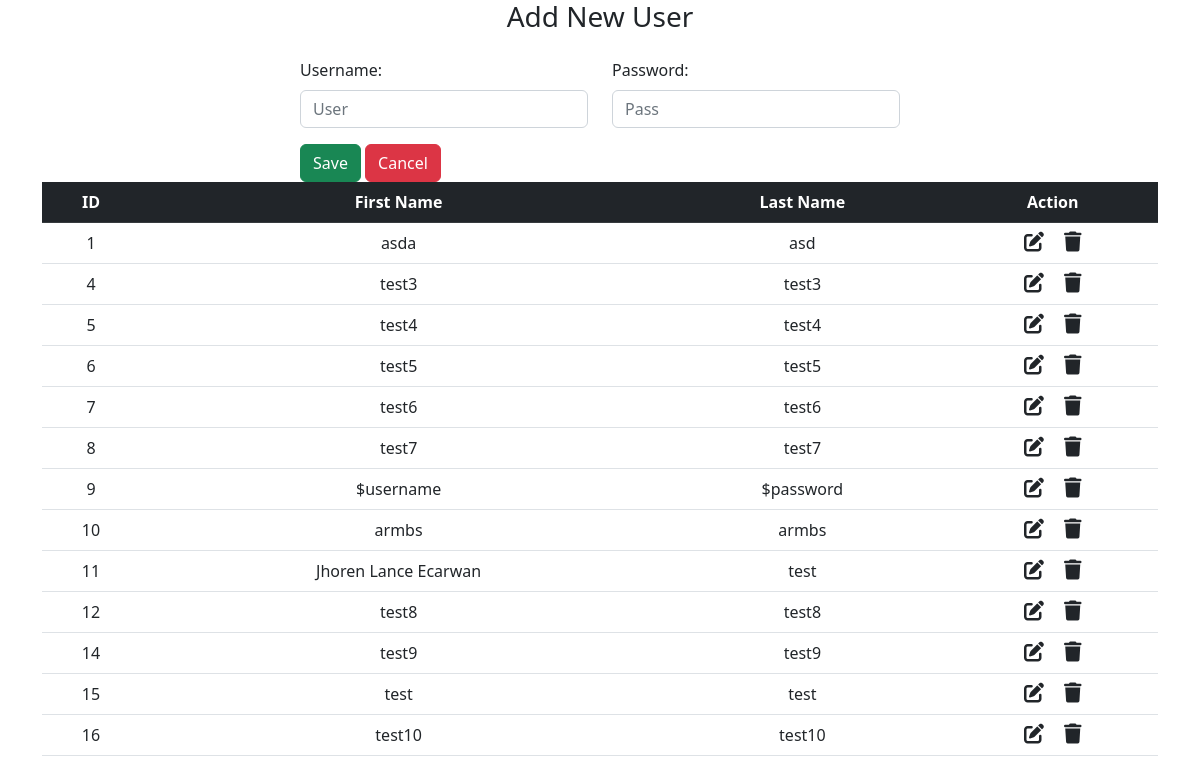
The page /add.php on the database its author committed.
### tables this page shows
CREATE TABLE `unity_users` (
  `id` int(11) NOT NULL,
  `username` varchar(150) NOT NULL,
  `password` varchar(150) NOT NULL
);

### add.php (the view, shortened to what this page needs)
<?php
include "config.php";
?>
<!DOCTYPE html>
<html lang="en">
<head>
   <link href="https://cdn.jsdelivr.net/npm/bootstrap@5.2.3/dist/css/bootstrap.min.css" rel="stylesheet">
   <link rel="stylesheet" href="https://cdnjs.cloudflare.com/ajax/libs/font-awesome/6.4.0/css/all.min.css" />
</head>
<body>
   <div class="container">
      <div class="text-center mb-4">
         <h3>Add New User</h3>
      </div>
      <div class="container d-flex justify-content-center">
         <form action="" method="post" style="width:50vw; min-width:300px;">
            <div class="row mb-3">
               <div class="col">
                  <label class="form-label">Username:</label>
                  <input type="text" class="form-control" name="username" placeholder="User">
               </div>
               <div class="col">
                  <label class="form-label">Password:</label>
                  <input type="text" class="form-control" name="password" placeholder="Pass">
               </div>
            </div>
            <div>
               <button type="submit" class="btn btn-success" name="submit">Save</button>
               <a href="add.php" class="btn btn-danger">Cancel</a>
            </div>
         </form>
      </div>
   </div>
     <div class="container">
    <table class="table table-hover text-center">
      <thead class="table-dark">
        <tr>
          <th scope="col">ID</th>
          <th scope="col">First Name</th>
          <th scope="col">Last Name</th>
          <th scope="col">Action</th>
        </tr>
      </thead>
      <tbody>
        <?php
        $sql = "SELECT * FROM `unity_users`";
        $result = mysqli_query($connection, $sql);
        while ($row = mysqli_fetch_assoc($result)) {
        ?>
          <tr>
            <td><?php echo $row["id"] ?></td>
            <td><?php echo $row["username"] ?></td>
            <td><?php echo $row["password"] ?></td>
            <td>
              <a href="edit.php?id=<?php echo $row["id"] ?>" class="link-dark"><i class="fa-solid fa-pen-to-square fs-5 me-3"></i></a>
              <a href="delete.php?id=<?php echo $row["id"] ?>" class="link-dark"><i class="fa-solid fa-trash fs-5"></i></a>
            </td>
          </tr>
        <?php
        }
        ?>
      </tbody>
    </table>
  </div>
</body>
</html>

### rows shown on the page
unity_users: id "1", username "asda", password "asd"
unity_users: id "4", username "test3", password "test3"
unity_users: id "5", username "test4", password "test4"
unity_users: id "6", username "test5", password "test5"
unity_users: id "7", username "test6", password "test6"
unity_users: id "8", username "test7", password "test7"
unity_users: id "9", username "$username", password "$password"
unity_users: id "10", username "armbs", password "armbs"
unity_users: id "11", username "Jhoren Lance Ecarwan", password "test"
unity_users: id "12", username "test8", password "test8"
unity_users: id "14", username "test9", password "test9"
unity_users: id "15", username "test", password "test"
unity_users: id "16", username "test10", password "test10"
